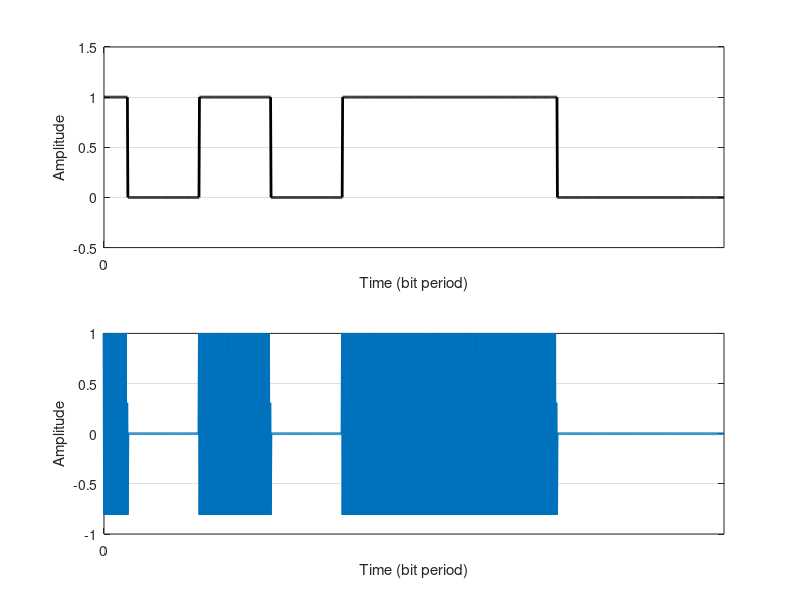
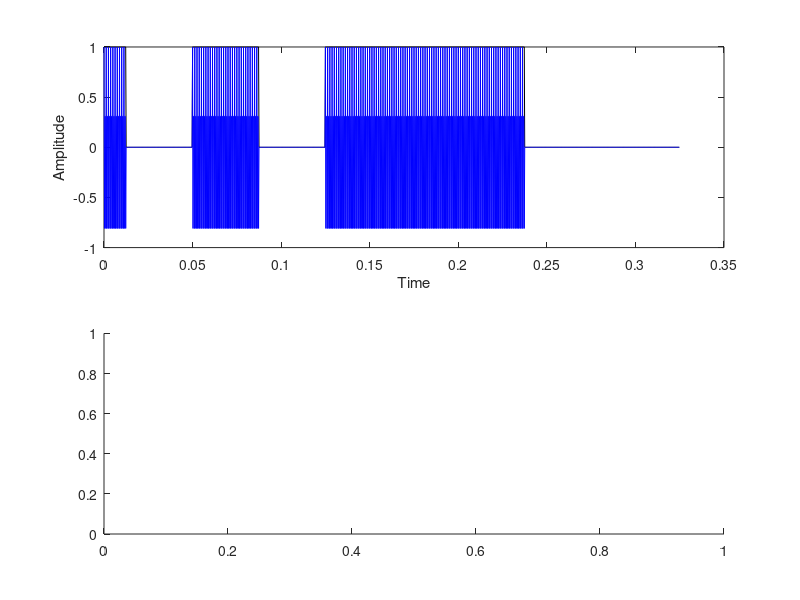

Here is the MATLAB script that generated these plots, in order: (Note: this script raises an error after producing the figures.)
    
clc
close all


PLOT_FIGURES=1;


%% DATA SOURCE

data_stream=round(rand(1,8));
data_stream_save = data_stream;

data_stream2 = [];

for i=1: 1:length(data_stream)
    if data_stream(i)== 0
        data_stream2=[data_stream2,0,0,0];
    end
    if data_stream(i)== 1
        data_stream2=[data_stream2,1,1,1];
    end
end

data_stream = data_stream2;

% Define start and stop bits
start_bit = 1;
stop_bit = 0;

% Add the start and stop bits to the data stream
data_stream = [start_bit data_stream stop_bit];

%-------------------------------
N=length(data_stream);

Rb=80;
Tb=1/Rb;

%% MODULATION
f=20*Rb; % Hz 
Ts=1/f;
ph=0;

A1=0; % 0
A2=1; % 1

%-------------------------------
fsamp = 50;
% Time for one bit
t = 0: Tb/fsamp : (Tb-Tb/fsamp);

% This time variable is just for plot
time = [];
mod = [];
%-------------------------------

Digital_signal = [];
signal = [];

for ii = 1: 1: N
    Digital_signal = [Digital_signal (data_stream(ii)==0)*...
        zeros(1,length(t)) + (data_stream(ii)==1)*ones(1,length(t))];
    
    signal = [signal (data_stream(ii)==0)*A1*cos(2*pi*f*t)+...
        (data_stream(ii)==1)*A2*cos(2*pi*f*t)];

    time = [time t];
    t =  t + Tb ;   
end


%--------------------------------------
% Plot
if PLOT_FIGURES
    figure(1);
    subplot(2,1,1);
    plot(time,Digital_signal,'k','LineWidth',2); hold all;
    xlabel('Time (bit period)');
    ylabel('Amplitude');
    title('');
    axis([0 time(end) -0.5 1.5]);
    grid on;
    xticks(0:N)
    
    subplot(2,1,2);
    plot(time,signal,'LineWidth',2);
    xlabel('Time (bit period)');
    ylabel('Amplitude');
    title('');
    %axis([0 time(end) 1.5 1.5]);
    xlim([0, N*Tb])
    grid  on;
    xticks(0:N)
end



%% TX
signalTX = signal;
powerTX = (norm(signalTX)^2)/length(signalTX);

%--------------------------------------
% Plot
if PLOT_FIGURES
    figure(2)
    subplot(2,1,1);
    plot(time,Digital_signal, 'k'); hold all;
    plot(time,signalTX, 'b'); hold all;
    xlabel('Time');
    ylabel('Amplitude');
    
    subplot(2,1,2);
    [psd1,F]=pspectrum(Digital_signal,1024,'power'); hold all;
    plot(F, 10*(log10(psd1)) , 'k'); % Plot the PSD
    
    [psd1,F]=pspectrum(signalTX,1024,'power');
    plot(F,10*(log10(psd1))); hold all;% Plot the PSD
    
end




%% CHANNEL

% % Channe
Pnoise=0.3;
signalRX = signalTX + wgn(size(signalTX, 1), size(signalTX, 2), Pnoise, 'linear');

%-----------------
% Plot
if PLOT_FIGURES
    figure(3)
    subplot(2,1,1);
    %plot(time,signalTX, 'b'); hold all;
    plot(time,signalRX, 'r'); hold all;
    %plot(time,Digital_signal,'k','LineWidth',2); hold all;
    xlabel('Time (bit period)');
    ylabel('Amplitude');
    
    subplot(2,1,2);
    [psd1,F]=pspectrum(signalTX,1024,'power'); hold all;
    plot(F, 10*(log10(psd1)) , 'k'); % Plot the PSD
    
    [psd1,F]=pspectrum(signalRX,1024,'power'); hold all;
    plot(F, 10*(log10(psd1)), 'r'); % Plot the PSD
end

%% DEMODULATION
rectSignal=signalRX.*cos(2*pi*f*time);

M2=100;
n=0:M2;

wc=2*pi*(4*Rb)/fsamp;

hr=sin(wc.*(n-M2/2))./(pi.*(n-M2/2));
hr(isnan(hr))=wc/pi;

wn=0.42- 0.5*cos(2*pi.*n / M2) + 0.08*cos(4*pi.*n / M2);

h=hr.*wn;

filtSignal = conv(rectSignal, h); 
filtSignal=filtSignal(M2/2:(end-M2/2-1));


% Power
powerDataSignal = (norm(Digital_signal)^2)/length(Digital_signal);
powerFiltSignal = (norm(filtSignal)^2)/length(filtSignal);


CorrectionFactor=sqrt(powerDataSignal)/sqrt(powerFiltSignal);
filtSignal=CorrectionFactor.*filtSignal;

%--------------------------------------------
% Plot 
if PLOT_FIGURES
    figure(4)
    subplot(5,1,1);
    plot(time,Digital_signal, 'k'); hold all;
    subplot(5,1,2);
    plot(time,signalTX, 'b'); hold all;
    subplot(5,1,3);
    plot(time,signalRX, 'r'); hold all;
    subplot(5,1,4);
    plot(time,rectSignal, 'm'); hold all;
    subplot(5,1,5);
    plot(time, filtSignal, 'g'); hold all;
    
    xlabel('Time (bit period)');
    ylabel('Amplitude');
    
    figure(5)
    [psd1,F]=pspectrum(Digital_signal,1024,'power'); hold all;
    subplot(4,1,1);
    plot(F, 10*(log10(psd1)) , 'k'); % Plot the PSD
    
    [psd1,F]=pspectrum(signalRX,1024,'power'); hold all;
    subplot(4,1,2);
    plot(F, 10*(log10(psd1)) , 'b'); % Plot the PSD

    [psd1,F]=pspectrum(rectSignal,1024,'power'); hold all;
    subplot(4,1,3);
    plot(F, 10*(log10(psd1)) , 'r'); % Plot the PSD
    
    [psd1,F]=pspectrum(filtSignal,1024,'power'); hold all;
    subplot(4,1,4);
    plot(F, 10*(log10(psd1)) , 'g'); % Plot the PSD
end


%-------------------------------------------------------
decoded_data_stream=[];

for ii = 1: 1: N
    indexBit=time>=(ii-1)*Tb & time<(ii)*Tb;   
    integratedValue=sum(filtSignal(indexBit))./sum(indexBit);
    decoded_data_stream=[decoded_data_stream integratedValue >( (A2+A1)/2)]; 
end

if decoded_data_stream(1) == start_bit
    disp('Start bit is correct');
    start_bit_val = 1;
    decoded_data_stream = decoded_data_stream(2:end);

    decode_part=[];

    for i=1: 3:length(decoded_data_stream)-1
        if i+3 == length(decoded_data_stream) && decoded_data_stream(end) == stop_bit
            disp('Stop bit is correct');
            stop_bit_val = 1;
            decoded_data_stream = decoded_data_stream(1:end-1);
        end
        frame = [decoded_data_stream(i), decoded_data_stream(i+1), decoded_data_stream(i+2)];
    
        equal_bits = mode(frame);
        
        equal_bits = equal_bits(:)';
        
        decode_part = [decode_part, equal_bits];
        
    end
    if stop_bit_val == 0
        decode_part = [];
    end
else
    disp('Start bit is incorrect');
end

%----------------------------------
% Calculate BER  
numErrorBits = sum(data_stream_save ~= decode_part); 
BER = numErrorBits / length(data_stream_save);

disp(data_stream_save)
disp(decode_part)
disp(BER)
